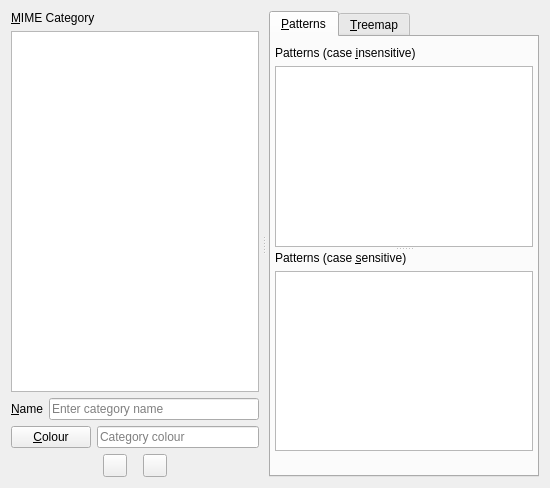
<?xml version="1.0" encoding="UTF-8"?>
<ui version="4.0">
 <class>MimeCategoryConfigPage</class>
 <widget class="QWidget" name="MimeCategoryConfigPage">
  <property name="geometry">
   <rect>
    <x>0</x>
    <y>0</y>
    <width>550</width>
    <height>488</height>
   </rect>
  </property>
  <layout class="QHBoxLayout" name="horizontalLayout_6">
   <item>
    <widget class="QSplitter" name="horizontalSplitter">
     <property name="orientation">
      <enum>Qt::Horizontal</enum>
     </property>
     <property name="handleWidth">
      <number>10</number>
     </property>
     <widget class="QWidget" name="layoutWidget1">
      <layout class="QVBoxLayout" name="verticalLayout_3">
       <item>
        <widget class="QLabel" name="mimeCategoryCaption">
         <property name="text">
          <string>&amp;MIME Category</string>
         </property>
         <property name="buddy">
          <cstring>listWidget</cstring>
         </property>
        </widget>
       </item>
       <item>
        <widget class="QListWidget" name="listWidget">
         <property name="selectionMode">
          <enum>QAbstractItemView::NoSelection</enum>
         </property>
        </widget>
       </item>
       <item>
        <layout class="QHBoxLayout" name="horizontalLayout_4" stretch="0,1">
         <item>
          <widget class="QLabel" name="label_5">
           <property name="text">
            <string>&amp;Name</string>
           </property>
           <property name="buddy">
            <cstring>nameLineEdit</cstring>
           </property>
          </widget>
         </item>
         <item>
          <widget class="QLineEdit" name="nameLineEdit">
           <property name="toolTip">
            <string>Edit the name of the current category</string>
           </property>
           <property name="placeholderText">
            <string>Enter category name</string>
           </property>
          </widget>
         </item>
        </layout>
       </item>
       <item>
        <layout class="QHBoxLayout" name="horizontalLayout_5" stretch="0,1">
         <item>
          <widget class="QPushButton" name="categoryColorButton">
           <property name="toolTip">
            <string>Select a colour for the current category</string>
           </property>
           <property name="text">
            <string>&amp;Colour</string>
           </property>
          </widget>
         </item>
         <item>
          <widget class="QLineEdit" name="categoryColorEdit">
           <property name="minimumSize">
            <size>
             <width>100</width>
             <height>0</height>
            </size>
           </property>
           <property name="toolTip">
            <string>Enter an RGB colour code directly</string>
           </property>
           <property name="placeholderText">
            <string>Category colour</string>
           </property>
          </widget>
         </item>
        </layout>
       </item>
       <item>
        <layout class="QHBoxLayout" name="horizontalLayout_3">
         <property name="spacing">
          <number>16</number>
         </property>
         <item>
          <spacer name="horizontalSpacer">
           <property name="orientation">
            <enum>Qt::Horizontal</enum>
           </property>
           <property name="sizeHint" stdset="0">
            <size>
             <width>0</width>
             <height>0</height>
            </size>
           </property>
          </spacer>
         </item>
         <item>
          <widget class="QToolButton" name="addButton">
           <property name="toolTip">
            <string>Create a new category</string>
           </property>
           <property name="icon">
            <iconset resource="icons.qrc">
             <normaloff>:/icons/add.png</normaloff>:/icons/add.png</iconset>
           </property>
          </widget>
         </item>
         <item>
          <widget class="QToolButton" name="removeButton">
           <property name="toolTip">
            <string>Remove the current category</string>
           </property>
           <property name="icon">
            <iconset resource="icons.qrc">
             <normaloff>:/icons/remove.png</normaloff>:/icons/remove.png</iconset>
           </property>
          </widget>
         </item>
         <item>
          <spacer name="horizontalSpacer_5">
           <property name="orientation">
            <enum>Qt::Horizontal</enum>
           </property>
           <property name="sizeHint" stdset="0">
            <size>
             <width>0</width>
             <height>0</height>
            </size>
           </property>
          </spacer>
         </item>
        </layout>
       </item>
      </layout>
     </widget>
     <widget class="QTabWidget" name="tabWidget">
      <property name="currentIndex">
       <number>0</number>
      </property>
      <widget class="QWidget" name="patternsTab">
       <attribute name="title">
        <string>&amp;Patterns</string>
       </attribute>
       <layout class="QVBoxLayout" name="verticalLayout_5">
        <property name="leftMargin">
         <number>4</number>
        </property>
        <property name="rightMargin">
         <number>4</number>
        </property>
        <property name="bottomMargin">
         <number>4</number>
        </property>
        <item>
         <widget class="QSplitter" name="patternsSplitter">
          <property name="orientation">
           <enum>Qt::Vertical</enum>
          </property>
          <widget class="QWidget" name="patternsTopWidget">
           <layout class="QVBoxLayout" name="patternsTopLayout">
            <item>
             <widget class="QLabel" name="caseInsensitivePatternsCaption">
              <property name="text">
               <string>Patterns (case &amp;insensitive)</string>
              </property>
              <property name="buddy">
               <cstring>caseInsensitivePatterns</cstring>
              </property>
             </widget>
            </item>
            <item>
             <widget class="QPlainTextEdit" name="caseInsensitivePatterns">
              <property name="minimumSize">
               <size>
                <width>150</width>
                <height>0</height>
               </size>
              </property>
              <property name="toolTip">
               <string>&lt;p style='white-space:pre'&gt;Add filename patterns here, each one on a separate line.&lt;br/&gt;Use * or ? as wildcards and [] for matching sets of characters.&lt;/p&gt;</string>
              </property>
              <property name="tabChangesFocus">
               <bool>true</bool>
              </property>
              <property name="lineWrapMode">
               <enum>QPlainTextEdit::NoWrap</enum>
              </property>
             </widget>
            </item>
           </layout>
          </widget>
          <widget class="QWidget" name="patternsBottomWidget">
           <layout class="QVBoxLayout" name="patternsBottomLayout">
            <item>
             <widget class="QLabel" name="caseSensitivePatternsCaption">
              <property name="text">
               <string>Patterns (case &amp;sensitive)</string>
              </property>
              <property name="buddy">
               <cstring>caseSensitivePatterns</cstring>
              </property>
             </widget>
            </item>
            <item>
             <widget class="QPlainTextEdit" name="caseSensitivePatterns">
              <property name="minimumSize">
               <size>
                <width>150</width>
                <height>0</height>
               </size>
              </property>
              <property name="toolTip">
               <string>&lt;p style='white-space:pre'&gt;Add filename patterns here, each one on a separate line.&lt;br/&gt;Use * or ? as wildcards and [] for matching sets of characters.&lt;/p&gt;</string>
              </property>
              <property name="tabChangesFocus">
               <bool>true</bool>
              </property>
              <property name="lineWrapMode">
               <enum>QPlainTextEdit::NoWrap</enum>
              </property>
             </widget>
            </item>
           </layout>
          </widget>
         </widget>
        </item>
        <item>
         <widget class="QLabel" name="duplicateLabel">
          <property name="sizePolicy">
           <sizepolicy hsizetype="Ignored" vsizetype="Preferred">
            <horstretch>0</horstretch>
            <verstretch>0</verstretch>
           </sizepolicy>
          </property>
         </widget>
        </item>
       </layout>
      </widget>
      <widget class="QWidget" name="treemapTab">
       <attribute name="title">
        <string>&amp;Treemap</string>
       </attribute>
       <layout class="QVBoxLayout" name="verticalLayout_2">
        <item>
         <widget class="QSplitter" name="treemapSplitter">
          <property name="orientation">
           <enum>Qt::Vertical</enum>
          </property>
          <property name="handleWidth">
           <number>8</number>
          </property>
          <widget class="QDirStat::TreemapView" name="treemapView">
           <property name="sizePolicy">
            <sizepolicy hsizetype="Expanding" vsizetype="Expanding">
             <horstretch>0</horstretch>
             <verstretch>1</verstretch>
            </sizepolicy>
           </property>
           <property name="toolTip">
            <string>Preview treemap appearance</string>
           </property>
           <property name="verticalScrollBarPolicy">
            <enum>Qt::ScrollBarAlwaysOff</enum>
           </property>
           <property name="horizontalScrollBarPolicy">
            <enum>Qt::ScrollBarAlwaysOff</enum>
           </property>
           <property name="renderHints">
            <set>QPainter::SmoothPixmapTransform|QPainter::TextAntialiasing</set>
           </property>
           <property name="optimizationFlags">
            <set>QGraphicsView::DontAdjustForAntialiasing|QGraphicsView::DontSavePainterState</set>
           </property>
          </widget>
          <widget class="QWidget" name="layoutWidget2">
           <layout class="QVBoxLayout" name="verticalLayout">
            <item>
             <widget class="QCheckBox" name="squarifiedCheckBox">
              <property name="toolTip">
               <string>Whether to use the newer &quot;squarify&quot; tiling algorithm</string>
              </property>
              <property name="text">
               <string>S&amp;quarified tiles</string>
              </property>
             </widget>
            </item>
            <item>
             <widget class="QCheckBox" name="cushionShadingCheckBox">
              <property name="toolTip">
               <string>Whether to draw raised 3-dimensional tile surfaces</string>
              </property>
              <property name="text">
               <string>Cushion &amp;shading</string>
              </property>
             </widget>
            </item>
            <item>
             <layout class="QGridLayout" name="gridLayout">
              <property name="leftMargin">
               <number>20</number>
              </property>
              <property name="verticalSpacing">
               <number>0</number>
              </property>
              <item row="1" column="3">
               <spacer name="horizontalSpacer_2">
                <property name="orientation">
                 <enum>Qt::Horizontal</enum>
                </property>
                <property name="sizeHint" stdset="0">
                 <size>
                  <width>0</width>
                  <height>0</height>
                 </size>
                </property>
               </spacer>
              </item>
              <item row="0" column="2">
               <widget class="QDoubleSpinBox" name="cushionHeightSpinBox">
                <property name="toolTip">
                 <string>Height of the base cushion - taller cushions produce deeper shadows</string>
                </property>
                <property name="decimals">
                 <number>1</number>
                </property>
                <property name="minimum">
                 <double>0.100000000000000</double>
                </property>
                <property name="maximum">
                 <double>2.000000000000000</double>
                </property>
                <property name="singleStep">
                 <double>0.100000000000000</double>
                </property>
                <property name="value">
                 <double>0.600000000000000</double>
                </property>
               </widget>
              </item>
              <item row="0" column="3">
               <spacer name="horizontalSpacer_3">
                <property name="orientation">
                 <enum>Qt::Horizontal</enum>
                </property>
                <property name="sizeHint" stdset="0">
                 <size>
                  <width>0</width>
                  <height>0</height>
                 </size>
                </property>
               </spacer>
              </item>
              <item row="1" column="2">
               <widget class="QDoubleSpinBox" name="heightScaleFactorSpinBox">
                <property name="toolTip">
                 <string>Factor to reduce child cushion heights - lower values produce weaker shadows</string>
                </property>
                <property name="decimals">
                 <number>1</number>
                </property>
                <property name="minimum">
                 <double>0.100000000000000</double>
                </property>
                <property name="maximum">
                 <double>1.000000000000000</double>
                </property>
                <property name="singleStep">
                 <double>0.100000000000000</double>
                </property>
                <property name="value">
                 <double>0.800000000000000</double>
                </property>
               </widget>
              </item>
              <item row="0" column="0" colspan="2">
               <widget class="QLabel" name="cushionHeightLabel">
                <property name="text">
                 <string>Cushion &amp;height</string>
                </property>
                <property name="buddy">
                 <cstring>cushionHeightSpinBox</cstring>
                </property>
               </widget>
              </item>
              <item row="1" column="0" colspan="2">
               <widget class="QLabel" name="heightScaleFactorLabel">
                <property name="frameShadow">
                 <enum>QFrame::Plain</enum>
                </property>
                <property name="text">
                 <string>Height scale &amp;factor</string>
                </property>
                <property name="buddy">
                 <cstring>heightScaleFactorSpinBox</cstring>
                </property>
               </widget>
              </item>
             </layout>
            </item>
            <item>
             <layout class="QHBoxLayout" name="buttonsLayout_2" stretch="0,1">
              <property name="topMargin">
               <number>4</number>
              </property>
              <item>
               <widget class="QPushButton" name="tileColorButton">
                <property name="toolTip">
                 <string>Choose the same colour for all tiles</string>
                </property>
                <property name="text">
                 <string>Fi&amp;xed colour</string>
                </property>
               </widget>
              </item>
              <item>
               <widget class="QLineEdit" name="tileColorEdit">
                <property name="sizePolicy">
                 <sizepolicy hsizetype="Preferred" vsizetype="Fixed">
                  <horstretch>0</horstretch>
                  <verstretch>0</verstretch>
                 </sizepolicy>
                </property>
                <property name="toolTip">
                 <string>Enter an RGB colour code directly to use for all tiles</string>
                </property>
                <property name="text">
                 <string/>
                </property>
                <property name="placeholderText">
                 <string>Fixed tile colour</string>
                </property>
                <property name="clearButtonEnabled">
                 <bool>true</bool>
                </property>
               </widget>
              </item>
             </layout>
            </item>
            <item>
             <layout class="QHBoxLayout" name="horizontalLayout_2" stretch="0,0,0">
              <property name="topMargin">
               <number>4</number>
              </property>
              <property name="bottomMargin">
               <number>8</number>
              </property>
              <item>
               <widget class="QLabel" name="label_4">
                <property name="frameShape">
                 <enum>QFrame::NoFrame</enum>
                </property>
                <property name="text">
                 <string>Minimum tile si&amp;ze</string>
                </property>
                <property name="buddy">
                 <cstring>minTileSizeSpinBox</cstring>
                </property>
               </widget>
              </item>
              <item>
               <widget class="QSpinBox" name="minTileSizeSpinBox">
                <property name="sizePolicy">
                 <sizepolicy hsizetype="Fixed" vsizetype="Fixed">
                  <horstretch>0</horstretch>
                  <verstretch>0</verstretch>
                 </sizepolicy>
                </property>
                <property name="toolTip">
                 <string>The smallest tile size that will be placed into the treemap</string>
                </property>
                <property name="maximum">
                 <number>10</number>
                </property>
                <property name="value">
                 <number>3</number>
                </property>
               </widget>
              </item>
              <item>
               <spacer name="horizontalSpacer_4">
                <property name="orientation">
                 <enum>Qt::Horizontal</enum>
                </property>
                <property name="sizeHint" stdset="0">
                 <size>
                  <width>0</width>
                  <height>0</height>
                 </size>
                </property>
               </spacer>
              </item>
             </layout>
            </item>
           </layout>
          </widget>
         </widget>
        </item>
       </layout>
      </widget>
     </widget>
    </widget>
   </item>
  </layout>
  <action name="actionColourPreviews">
   <property name="checkable">
    <bool>true</bool>
   </property>
   <property name="text">
    <string>Colour previews</string>
   </property>
  </action>
 </widget>
 <customwidgets>
  <customwidget>
   <class>QDirStat::TreemapView</class>
   <extends>QGraphicsView</extends>
   <header>TreemapView.h</header>
   <container>1</container>
  </customwidget>
 </customwidgets>
 <tabstops>
  <tabstop>tabWidget</tabstop>
  <tabstop>listWidget</tabstop>
  <tabstop>nameLineEdit</tabstop>
  <tabstop>categoryColorButton</tabstop>
  <tabstop>categoryColorEdit</tabstop>
  <tabstop>caseInsensitivePatterns</tabstop>
  <tabstop>caseSensitivePatterns</tabstop>
  <tabstop>addButton</tabstop>
  <tabstop>removeButton</tabstop>
  <tabstop>treemapView</tabstop>
  <tabstop>squarifiedCheckBox</tabstop>
  <tabstop>cushionShadingCheckBox</tabstop>
  <tabstop>cushionHeightSpinBox</tabstop>
  <tabstop>heightScaleFactorSpinBox</tabstop>
  <tabstop>tileColorButton</tabstop>
  <tabstop>tileColorEdit</tabstop>
  <tabstop>minTileSizeSpinBox</tabstop>
 </tabstops>
 <resources>
  <include location="icons.qrc"/>
 </resources>
 <connections/>
</ui>
